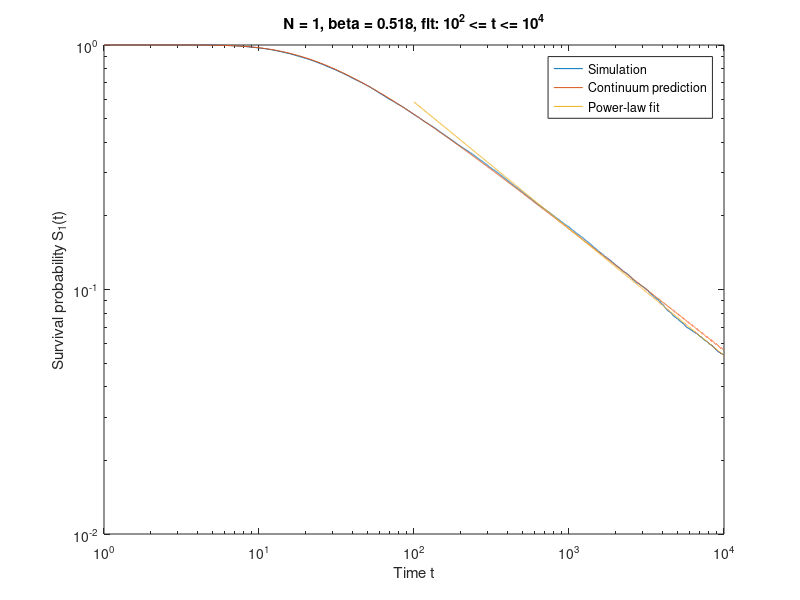

Reproduce this figure in MATLAB.
R = 2e4;
T = 1e4;
d0 = 10;
lamb = zeros(R,1);
lions = 10 * ones(R,1);
alive = true(R,1);
S = zeros(1,T);

for t = 1:T
    lambMove = (rand(R,1) < 0.5) * 2 - 1;
    lamb(alive) = lamb(alive) + lambMove(alive);

    lionMove = (rand(R,1) < 0.5) * 2 - 1;
    lions(alive) = lions(alive) + lionMove(alive);

    aliveIdx = find(alive);
    caught = lions(alive) == lamb(alive);
    alive(aliveIdx(caught)) = false;
    S(t) = sum(alive)/R;
end

time = 1:T;

valid = (time >= 1e2) & (time <= 1e4) & (S > 0);

x = log(time(valid));
y = log(S(valid));

p = polyfit(x, y, 1);
beta = -p(1);

positive = S > 0;

S_theory = erf(d0./(2*sqrt(time)));

yfit = p(1)*x + p(2);
Sfit = exp(yfit);

loglog(time(positive), S(positive))
hold on

loglog(time, S_theory)
loglog(time(valid), Sfit)

xlabel('Time t')
ylabel('Survival probability S_1(t)')
title(sprintf('N = 1, beta = %.3f, fit: 10^2 <= t <= 10^4', beta))
legend('Simulation', 'Continuum prediction', 'Power-law fit')

hold off
